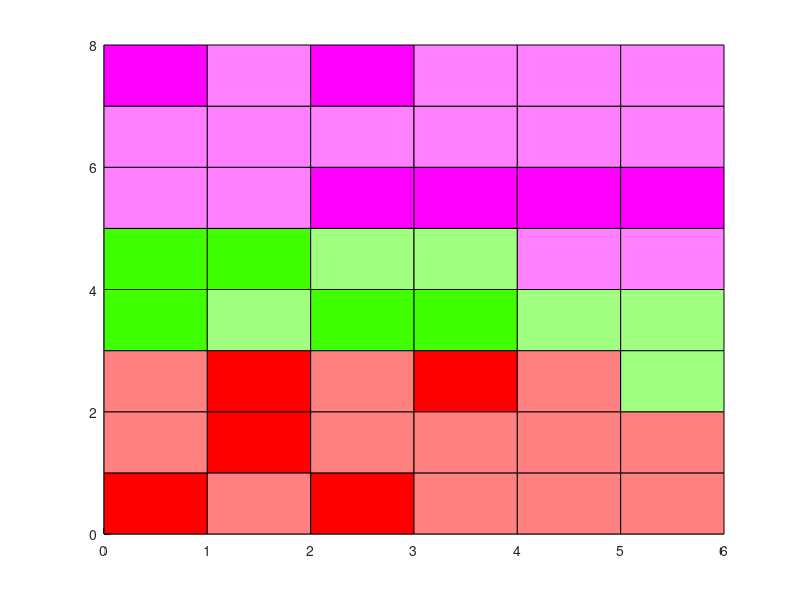

Here is the MATLAB script that generated this plot:
load result.dat;
color1 = [
            0   0   0
          255   0   0
          255   0 255
           64 255   0
            0   0 255
          255 128   0
            0 191 255
] / 255;
color2 = [
          255 255 255
          255 128 128
          255 128 255
          160 255 128
          128 128 255
          255 192 128
          128 223 255
] / 255;
row = result(1,1);
column = result(1,2);
X = [-1 0 0 -1];
Y = [-1 -1 0 0];
hold on;
for i = 1 : row
    for j = 1 : column
        if result((i - 1) * column + j + 1,1) > 0
            fill(X+j, Y+i, color1(result((i - 1) * column + j + 1,2)+2, : ));
        else
            fill(X+j, Y+i, color2(result((i - 1) * column + j + 1,2)+2, : ));
        end
    end
end


